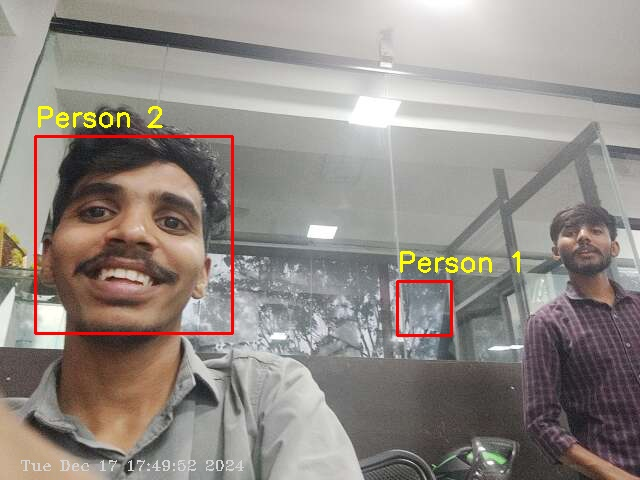
#> input picture ml/images/color8.jpg, 640 x 480 px
$ python blurimage.py
#> lines starting #> are read from the running program, lines starting #| are printed output that depends on the picture
import cv2
import time

img = cv2.imread("images/color8.jpg",cv2.IMREAD_COLOR)
#> img is the input picture: shape (480, 640, 3); mean B, G, R 134.2, 139.9, 147.1
if img is None:
    print("Error: Could not load image")
    exit()
height,width = img.shape[:2]
#> height = 480; width = 640
max_width = 1024
max_height = 768

scale = min(max_width/width, max_height/height)
#> scale = 1.6

new_width = int(width*scale)
#> new_width = 1024
new_height = int(height * scale)
#> new_height = 768

blurred_img = cv2.GaussianBlur(img, (17, 17), 0)
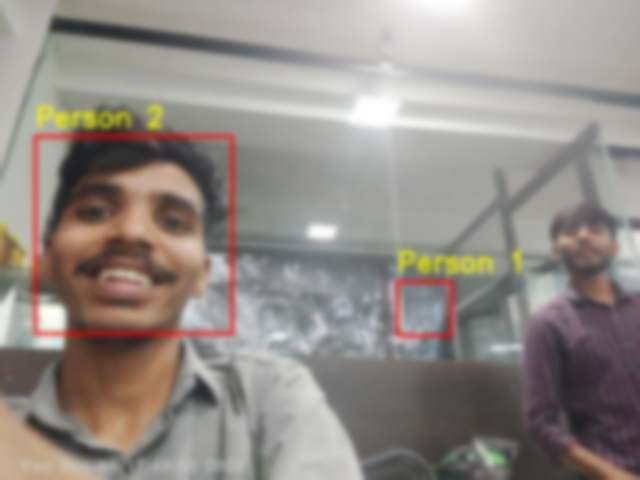
#> blurred_img: shape (480, 640, 3); mean B, G, R 134.2, 139.9, 147.1
# resized_img = cv2.resize(img, (new_width, new_height))
cv2.imshow("image", blurred_img)
cv2.waitKey(0)
cv2.destroyAllWindows()

$ run again, with ml/images/color1.jpg copied over ml/images/color8.jpg
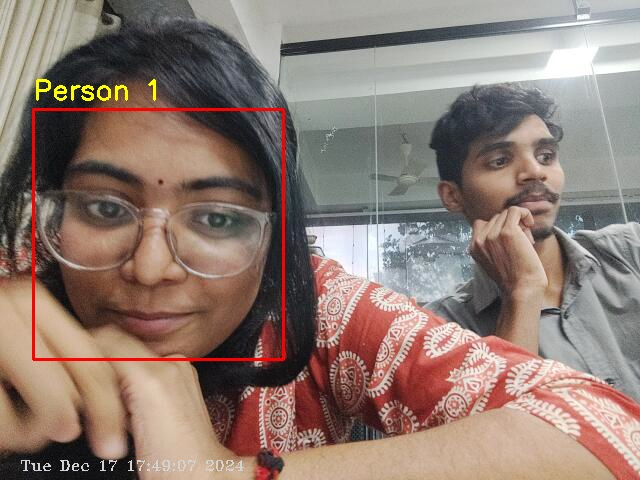
#> input picture ml/images/color1.jpg, 640 x 480 px
#> img is the input picture: shape (480, 640, 3); mean B, G, R 113.7, 122.6, 141.9
#> `blurred_img = cv2.GaussianBlur(img, (17, 17), 0)`:
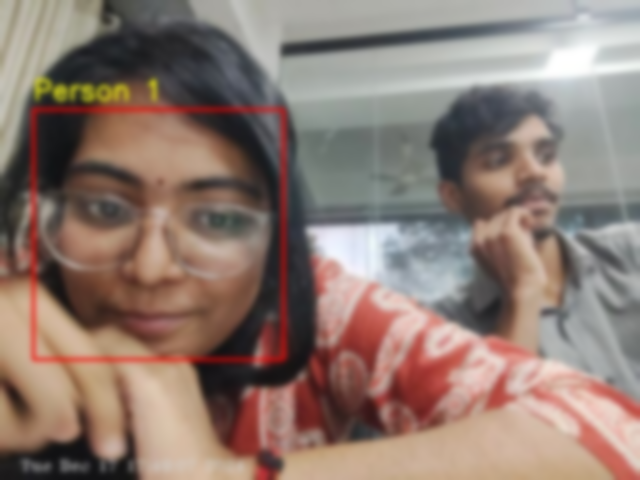
#> blurred_img: shape (480, 640, 3); mean B, G, R 113.7, 122.6, 141.9

$ run again, with ml/images/color10.jpg copied over ml/images/color8.jpg
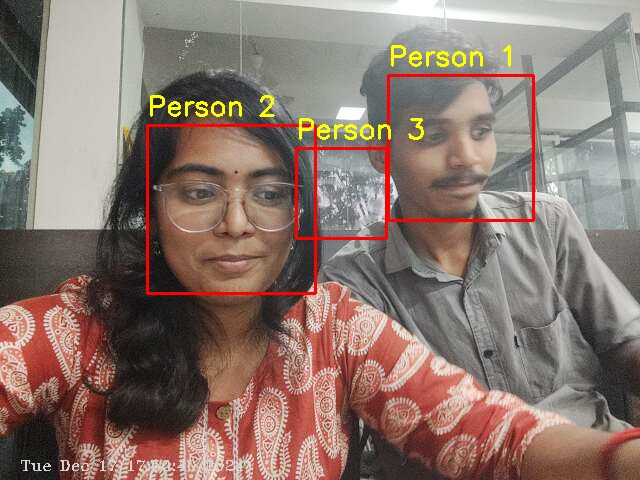
#> input picture ml/images/color10.jpg, 640 x 480 px
#> img is the input picture: shape (480, 640, 3); mean B, G, R 109.6, 118.4, 138.3
#> `blurred_img = cv2.GaussianBlur(img, (17, 17), 0)`:
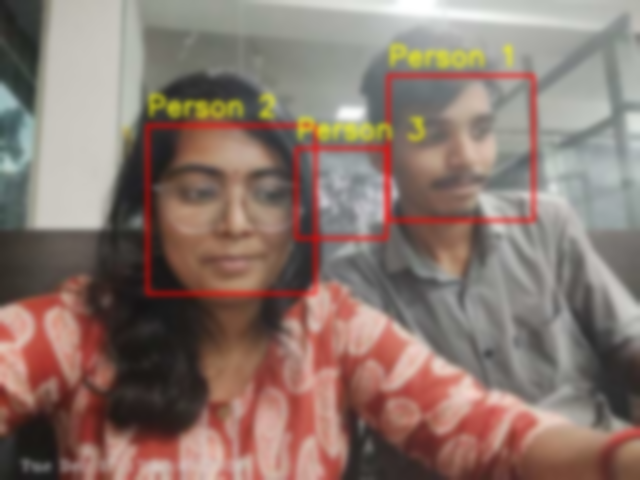
#> blurred_img: shape (480, 640, 3); mean B, G, R 109.6, 118.4, 138.3

$ run again, with ml/images/color11.jpg copied over ml/images/color8.jpg
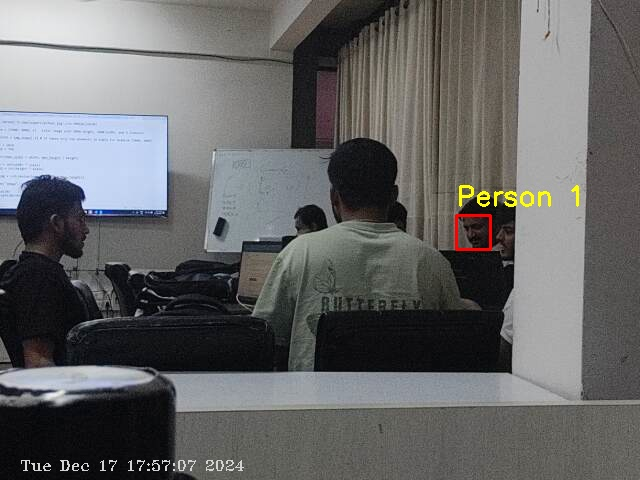
#> input picture ml/images/color11.jpg, 640 x 480 px
#> img is the input picture: shape (480, 640, 3); mean B, G, R 102.1, 101.9, 101.6
#> `blurred_img = cv2.GaussianBlur(img, (17, 17), 0)`:
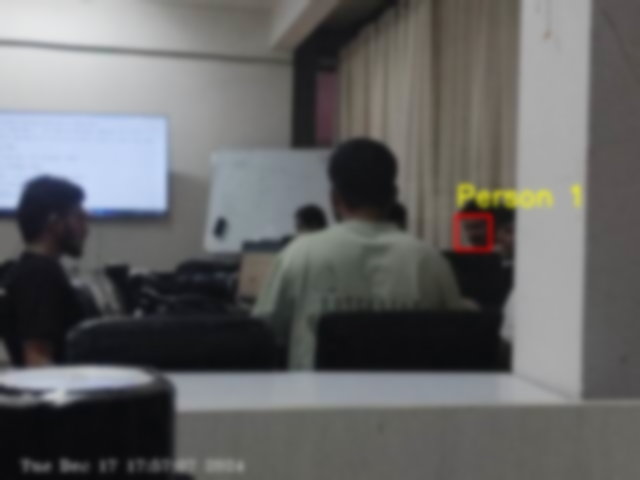
#> blurred_img: shape (480, 640, 3); mean B, G, R 102.1, 101.9, 101.6
